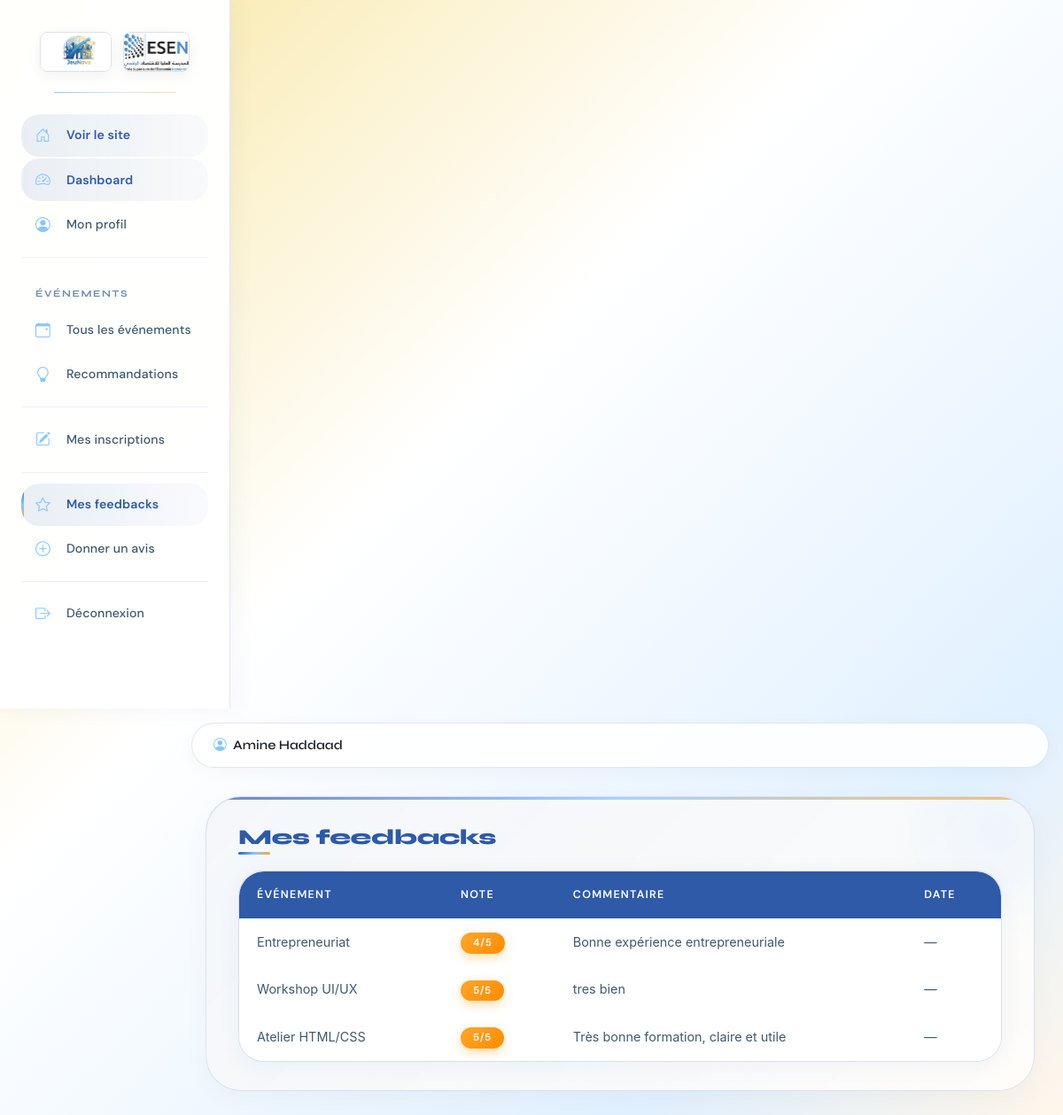
The app's page /participant/feedback/mes_feedbacks.php (signed in) with its own data.
### tables this page shows
CREATE TABLE `participant` (
  `id_user` int(11) NOT NULL,
  `niveau` varchar(50) DEFAULT NULL,
  `centre_interet` text DEFAULT NULL
);

CREATE TABLE `utilisateur` (
  `id_user` int(11) NOT NULL,
  `nom` varchar(100) DEFAULT NULL,
  `prenom` varchar(100) DEFAULT NULL,
  `email` varchar(150) DEFAULT NULL,
  `mot_de_passe` varchar(255) NOT NULL
);

CREATE TABLE `feedback` (
  `id_user` int(11) NOT NULL,
  `id_event` int(11) NOT NULL,
  `note` int(11) DEFAULT NULL,
  `commentaire` text DEFAULT NULL
);

CREATE TABLE `evenement` (
  `id_event` int(11) NOT NULL,
  `titre` varchar(255) DEFAULT NULL,
  `type` varchar(100) DEFAULT NULL,
  `description` text DEFAULT NULL,
  `date_debut` date DEFAULT NULL,
  `date_fin` date DEFAULT NULL,
  `capacite` int(11) DEFAULT NULL,
  `is_actualite` tinyint(1) DEFAULT 0,
  `id_categorie` int(11) DEFAULT NULL,
  `id_responsable` int(11) DEFAULT NULL
);

### participant/config.php (called while the page is built, shortened)
<?php
function getParticipantInfo($pdo) {
    $stmt = $pdo->prepare("SELECT u.*, p.niveau, p.centre_interet
                           FROM Utilisateur u
                           JOIN Participant p ON u.id_user = p.id_user
                           WHERE u.id_user = ?");
    $stmt->execute([$_SESSION['user_id']]);
    return $stmt->fetch();
}
?>

### participant/feedback/mes_feedbacks.php (the view)
<?php
require_once '../includes/header.php';
$id_user = $_SESSION['user_id'];
$stmt = $pdo->prepare("SELECT f.*, e.titre as event_titre
                       FROM Feedback f
                       JOIN Evenement e ON f.id_event = e.id_event
                       WHERE f.id_user = ?
                       ORDER BY f.id_event DESC");
$stmt->execute([$id_user]);
$feedbacks = $stmt->fetchAll();
?>
<div class="responsible-card">
    <h2>Mes feedbacks</h2>
    <div class="table-responsive">
        <table class="table table-hover">
            <thead><tr><th>Événement</th><th>Note</th><th>Commentaire</th><th>Date</th></tr></thead>
            <tbody>
                <?php foreach ($feedbacks as $fb): ?>
                <tr>
                    <td><?= htmlspecialchars($fb['event_titre']) ?></td>
                    <td><span class="badge bg-warning text-dark"><?= $fb['note'] ?>/5</span></td>
                    <td><?= nl2br(htmlspecialchars($fb['commentaire'])) ?></td>
                    <td><?= $fb['date_creation'] ?? '—' ?></td>
                </tr>
                <?php endforeach; ?>
            </tbody>
        </table>
    </div>
</div>
<?php require_once '../includes/footer.php'; ?>

### participant/includes/header.php (shortened to what this page needs)
<?php
require_once __DIR__ . '/../config.php';
$info = getParticipantInfo($pdo);
?>
<!DOCTYPE html>
<html lang="fr">
<head>
    <link href="https://cdn.jsdelivr.net/npm/bootstrap@5.3.0-alpha1/dist/css/bootstrap.min.css" rel="stylesheet">
    <link href="https://cdn.jsdelivr.net/npm/bootstrap-icons@1.11.3/font/bootstrap-icons.min.css" rel="stylesheet">
    <link href="/jeunova/css/style.css" rel="stylesheet">
    <link href="/jeunova/css/responsable-style.css" rel="stylesheet">
</head>
<body>
<div class="container-fluid">
    <div class="row">
        <div class="col-md-3 col-lg-2 px-0 sidebar" id="sidebar">
            <div class="p-3">
                <div class="text-center mb-4">
                    <a href="/jeunova/index.php" class="logo-3d">
                        <img src="/jeunova/images/logo.jfif" alt="JeuNova" height="45" class="rounded-3 border">
                    </a>
                    <a href="/jeunova/index.php" class="logo-3d ms-2">
                        <img src="/jeunova/images/esen.jfif" alt="ESEN" height="45" class="rounded-3 border">
                    </a>
                </div>
                <div class="nav flex-column">
                    <div class="nav-item"><a href="/jeunova/index.php" target="_blank"><i class="bi bi-house-door me-2"></i> Voir le site</a></div>
                    <div class="nav-item"><a href="/jeunova/participant/index.php"><i class="bi bi-speedometer2 me-2"></i> Dashboard</a></div>
                    <div class="nav-item"><a href="/jeunova/participant/profil.php"><i class="bi bi-person-circle me-2"></i> Mon profil</a></div>
                    <hr>
                    <div class="nav-item"><strong>Événements</strong></div>
                    <div class="nav-item"><a href="/jeunova/participant/evenements/list.php"><i class="bi bi-calendar-event me-2"></i> Tous les événements</a></div>
                    <div class="nav-item"><a href="/jeunova/participant/recommendations/suggestions.php"><i class="bi bi-lightbulb me-2"></i> Recommandations</a></div>
                    <hr>
                    <div class="nav-item"><a href="/jeunova/participant/inscriptions/mes_inscriptions.php"><i class="bi bi-pencil-square me-2"></i> Mes inscriptions</a></div>
                    <hr>
                    <div class="nav-item"><a href="/jeunova/participant/feedback/mes_feedbacks.php"><i class="bi bi-star me-2"></i> Mes feedbacks</a></div>
                    <div class="nav-item"><a href="/jeunova/participant/feedback/add.php"><i class="bi bi-plus-circle me-2"></i> Donner un avis</a></div>
                    <hr>
                    <div class="nav-item"><a href="/jeunova/participant/logout.php"><i class="bi bi-box-arrow-right me-2"></i> Déconnexion</a></div>
                </div>
            </div>
        </div>
        <div class="col-md-9 col-lg-10 ms-sm-auto px-0">
            <div class="navbar-top p-3 d-flex justify-content-between align-items-center">
                <div class="fw-semibold text-dark">
                    <i class="bi bi-person-circle me-1"></i> <?= htmlspecialchars($info['prenom'] . ' ' . $info['nom']) ?>
                </div>
            </div>
            <div class="container-fluid p-3">

### css/style.css (style rules this page uses)
:root { --primary: #3b82f6; --primary-dark: #2563eb; --secondary: #8b5cf6; --accent: #06b6d4; --dark: #0f172a; --light-bg: #f8fafc; --glass: rgba(255, 255, 255, 0.95); }
* { font-family: 'Inter', sans-serif; margin: 0; padding: 0; box-sizing: border-box; }
body { background: var(--light-bg); color: var(--dark); scroll-behavior: smooth; overflow-x: hidden; }

### records on screen
participant: id_user.nom "Amine Haddaad"
feedback: id_event.titre "Entrepreneuriat", note "4", commentaire "Bonne expérience entrepreneuriale", date_creation "—"
feedback: id_event.titre "Workshop UI/UX", note "5", commentaire "tres bien", date_creation "—"
feedback: id_event.titre "Atelier HTML/CSS", note "5", commentaire "Très bonne formation, claire et utile", date_creation "—"
